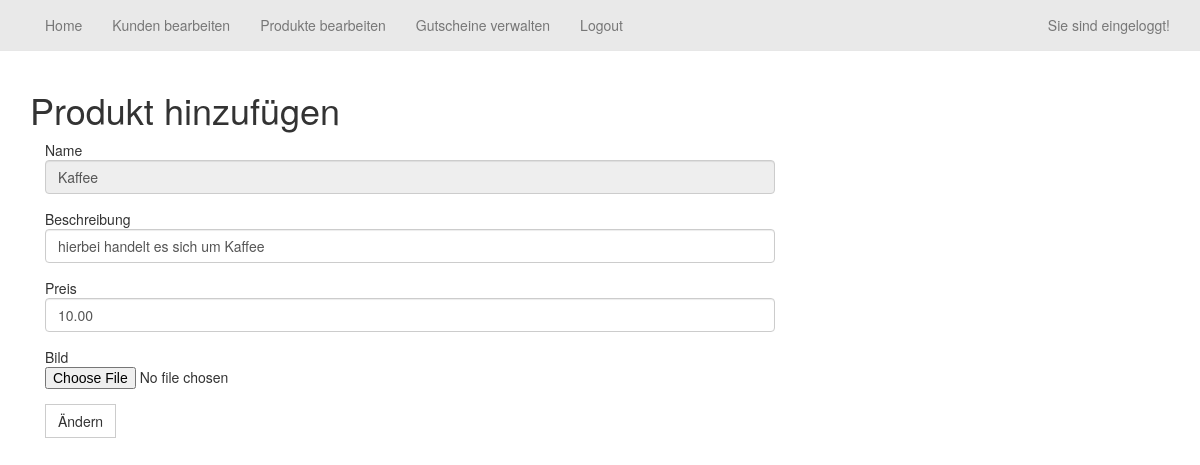
The app's page /index.php?page=ChangeProducts&name=Kaffee (signed in) with its own data.
### tables this page shows
CREATE TABLE `products` (
  `Name` varchar(30) NOT NULL,
  `Description` text NOT NULL,
  `pathtopicture` varchar(256) NOT NULL,
  `price` decimal(10,2) NOT NULL
);

### sites/ChangeProducts.php (the view, shortened to what this page needs)
<!DOCTYPE html>
<html>
    <head>
    </head>
    <body>
        <?php
        $Name = $_GET['name'];
        if (!empty($_POST)) {
            $name = $_POST["InputName"];
            $description = $_POST["InputDescription"];
            $price = $_POST["InputPrice"];
            $dateiname = $_FILES['mypicture']['name'];
            if (!$_FILES['mypicture']['error']) {
                move_uploaded_file($_FILES['mypicture']['tmp_name'], "images/$dateiname");
            }
            $sql = "update products set Description='$description', pathtopicture='$dateiname', price='$price' where Name='$name'";
            $result = $dbconn->query($sql);
            if ($result == true) {
                header("Location: index.php?page=ListProducts");
                exit;
            }
        }
        else {
        $sql = "select * from products where Name = '$Name'";
        $result = $dbconn->query($sql);
        $row = $result->fetch_object();
        $Name = $row->Name;
        $Description = $row->Description;
        $price = $row->price;
    }
        ?>
        <div class="container">
            <h1>Produkt hinzufügen</h1>
            <form class='col-md-8' action='index.php?page=ChangeProducts' method='Post' enctype="multipart/form-data">
                <div class='form-group'>
                    Name
                    <input type='text' class='form-control' name='InputName' placeholder='Name' value="<?php echo $Name; ?>" readonly="true">
                </div>
                <div class='form-group'>
                    Beschreibung
                    <input type='text' class='form-control' name='InputDescription' placeholder='Beschreibung' value="<?php echo $Description; ?>" required="true">
                </div>
                <div class='form-group'>
                    Preis
                    <input type='text' class='form-control' name='InputPrice' placeholder='Preis' value="<?php echo $price; ?>" required="true">
                </div>
                <div class='form-group'>
                    Bild
                    <input type="file" name="mypicture" accept="image/*" required="true">
                </div>
                <button type='submit' class='btn btn-default'>Ändern</button>
            </form>
        </div>
    </body>
</html>

### css/style.css (style rules this page uses)
body { padding-top: 70px; }
.btn { border-radius: 0px; }

### records on screen
products: InputName "Kaffee", InputDescription "hierbei handelt es sich um Kaffee", InputPrice "10.00"

### other values on screen
$zeile->home "Home"
$zeile->kunden "Kunden bearbeiten"
$zeile->produkt "Produkte bearbeiten"
$zeile->gutschein "Gutscheine verwalten"
$zeile->logout "Logout"
